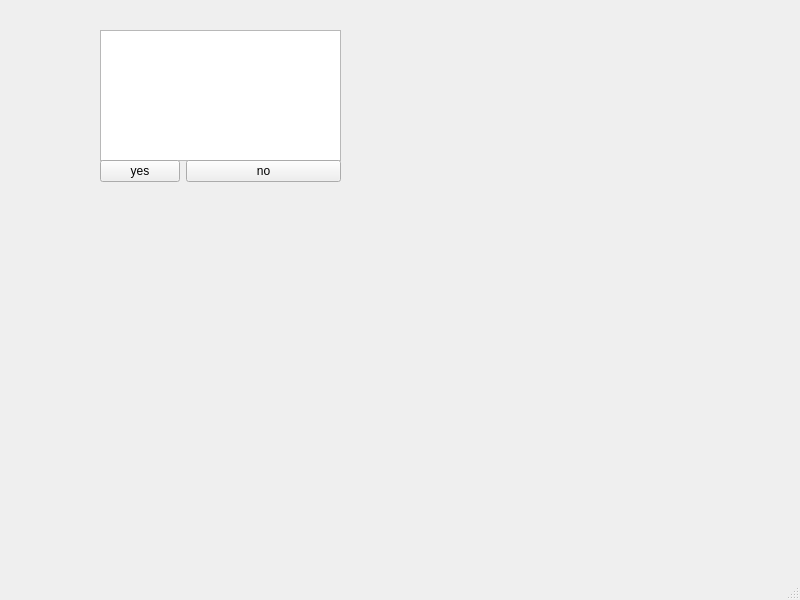
<?xml version="1.0" encoding="UTF-8"?>
<ui version="4.0">
 <class>MainWindow</class>
 <widget class="QMainWindow" name="MainWindow">
  <property name="geometry">
   <rect>
    <x>0</x>
    <y>0</y>
    <width>800</width>
    <height>600</height>
   </rect>
  </property>
  <property name="windowTitle">
   <string>MainWindow</string>
  </property>
  <widget class="QWidget" name="centralwidget">
   <widget class="QWidget" name="gridLayoutWidget">
    <property name="geometry">
     <rect>
      <x>100</x>
      <y>30</y>
      <width>241</width>
      <height>131</height>
     </rect>
    </property>
    <layout class="QGridLayout" name="gridLayout">
     <item row="0" column="0">
      <widget class="QListWidget" name="listWidget"/>
     </item>
    </layout>
   </widget>
   <widget class="QWidget" name="formLayoutWidget_2">
    <property name="geometry">
     <rect>
      <x>100</x>
      <y>160</y>
      <width>241</width>
      <height>51</height>
     </rect>
    </property>
    <layout class="QFormLayout" name="formLayout_2">
     <item row="0" column="0">
      <widget class="QPushButton" name="pushButton1">
       <property name="text">
        <string>yes</string>
       </property>
      </widget>
     </item>
     <item row="0" column="1">
      <widget class="QPushButton" name="pushButton_2">
       <property name="text">
        <string>no</string>
       </property>
      </widget>
     </item>
    </layout>
   </widget>
  </widget>
  <widget class="QMenuBar" name="menubar">
   <property name="geometry">
    <rect>
     <x>0</x>
     <y>0</y>
     <width>800</width>
     <height>34</height>
    </rect>
   </property>
  </widget>
  <widget class="QStatusBar" name="statusbar"/>
 </widget>
 <resources/>
 <connections/>
</ui>
